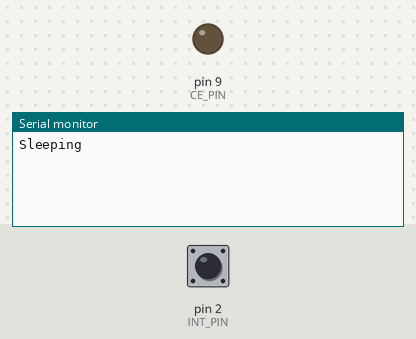
A sketch run on a simulated Arduino Uno, built with avr-gcc and run on an emulated ATmega328P. Parts: output pins drawn as LEDs (lit = HIGH), the last lines printed to the serial monitor. The inputs (shaded band) are chosen by the test bench; at power-on: pin 2 (INT_PIN) HIGH. Sleep ends after the set time or at an interrupt; no radio packets arrive unless stated.

Above: at 1.2 s.
1.3 s: pin 2 (INT_PIN) pulled LOW for 0.15 s
At 1.46 s:
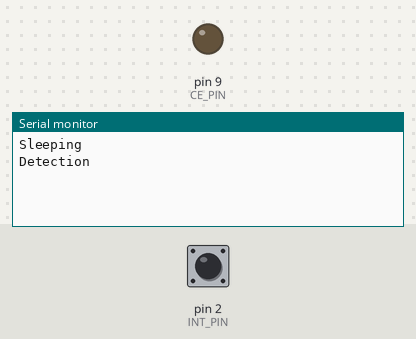
At 2.2 s:
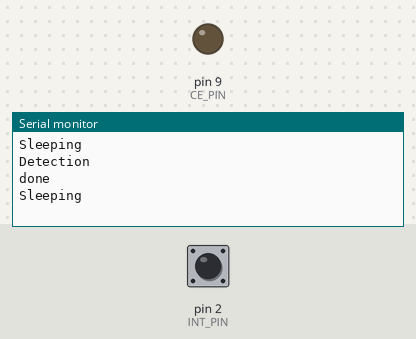

The sketch:

sleepinterrupt.ino
```cpp
/* YourDuinoStarter Example: nRF24L01 Transmit Joystick values
 - WHAT IT DOES: Reads Analog values on A0, A1 and transmits
   them over a nRF24L01 Radio Link to another transceiver.
 - SEE the comments after "//" on each line below
 - CONNECTIONS: nRF24L01 Modules See:
 http://arduino-info.wikispaces.com/Nrf24L01-2.4GHz-HowTo
   1 - GND
   2 - VCC 3.3V !!! NOT 5V
   3 - CE to Arduino pin 9
   4 - CSN to Arduino pin 10
   5 - SCK to Arduino pin 13
   6 - MOSI to Arduino pin 11
   7 - MISO to Arduino pin 12
   8 - UNUSED
   -
   Arduino pin 2 for wake interupt
   Arduino pin 3 for rf module power supply
*/

#include <avr/interrupt.h>
#include <avr/power.h>
#include <avr/sleep.h>
#include <avr/io.h>
volatile int state = LOW;

/*-----( Import needed libraries )-----*/
#include <SPI.h>
#include "RF24.h"

/*-----( Declare Constants and Pin Numbers )-----*/
#define INT_PIN 2
#define RADIO_POWER_PIN 3
#define CE_PIN   9
#define CSN_PIN 10

#define messageRepeat 7

// NOTE: the "LL" at the end of the constant is "LongLong" type
const uint64_t pipe[2] =  {0xa5a5a5a5a1LL, 0xa5a5a5a5b1LL};//0xE8E8F0F0E1LL; // Define the transmit pipe

/*-----( Declare objects )-----*/
RF24 radio(CE_PIN, CSN_PIN); // Create a Radio

/*-----( Declare Variables )-----*/
String message[] = "dingdong";
int sizeOfMessage;
int count;

void setup(void)
{
    pinMode(CE_PIN, OUTPUT);
    pinMode(CSN_PIN, OUTPUT);
    pinMode(INT_PIN, INPUT_PULLUP);
    pinMode(RADIO_POWER_PIN, INPUT);
    Serial.begin(9600);
    sizeOfMessage = sizeof(message);
 }//--(end setup )---

void loop(void)
{
    Serial.println("Sleeping");
    delay(100);    //wait for serial to send
    sleepNow();
    Serial.println("Detection"); //sleep was exited by an interupt
    startRadio();
    for (int i=0; i < messageRepeat; i++){
      while (!radio.write(message, sizeOfMessage) && count < messageRepeat)
      {
        delay(15);
        Serial.print(count%10);
        count++;
      }
      count = 0;
    }
    stopRadio();
    Serial.println("done");
}//--(end main loop )---
                //
void sleepNow(void)
{
    // Set pin 2 as interrupt and attach handler:
    attachInterrupt(0, pinInterrupt, FALLING); //pin 2 is int0

    set_sleep_mode(SLEEP_MODE_PWR_DOWN);  // Choose our preferred sleep mode:
    sleep_enable();    // Set sleep enable (SE) bit:
    sleep_mode();  // Put the device to sleep:
    sleep_disable(); // clear sleep enable (SE) bit
}

void pinInterrupt(void)
{
    detachInterrupt(0);
}

void startRadio(void)
{
    pinMode(RADIO_POWER_PIN, OUTPUT);
    digitalWrite(RADIO_POWER_PIN, HIGH); //Send power to the radio
    delay(200);    //allow time to wake ] up
    radio.begin();
    radio.setPALevel(RF24_PA_LOW);
    radio.setDataRate(RF24_2MBPS);
    radio.setAutoAck(1);
    radio.setPayloadSize(32);
    radio.enableDynamicPayloads();
    radio.setChannel(0x60);
    radio.setRetries(15,15);
    radio.setCRCLength(RF24_CRC_16);
    radio.openWritingPipe(pipe[0]);
    radio.openReadingPipe(1, pipe[1]);
}

void stopRadio()
{
    pinMode(RADIO_POWER_PIN, INPUT);  //let radio power bleed out, dont pull low and short out. no need
}
```

Measured:
- after the input at 1.3 s, the serial monitor: prints a new line at once (image 1)
